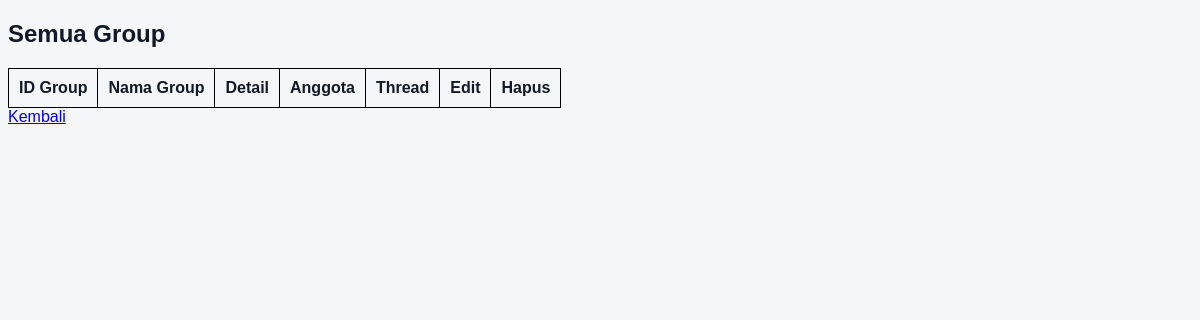
The app's page /kelola_group_dosen.php?username=liliana (signed in), older data.
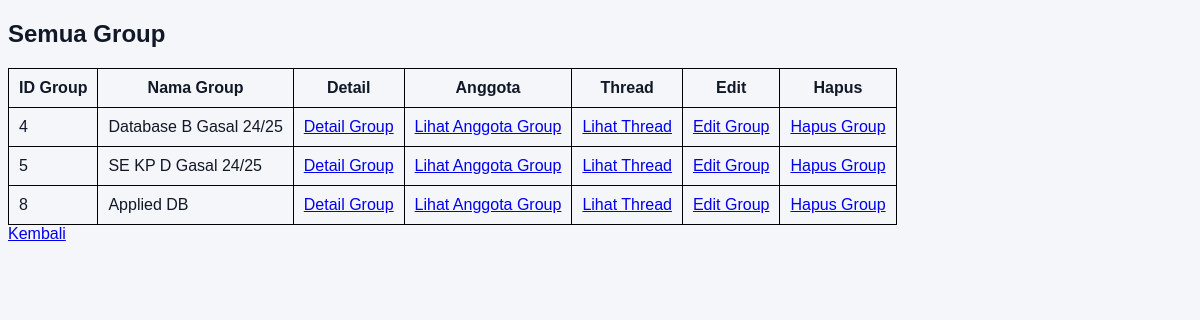
The same page, newer data.
### tables this page shows
CREATE TABLE `member_grup` (
  `idgrup` int(11) NOT NULL,
  `username` varchar(20) NOT NULL,
  PRIMARY KEY (`idgrup`,`username`),
  KEY `fk_grup_has_akun_akun1_idx` (`username`),
  KEY `fk_grup_has_akun_grup1_idx` (`idgrup`),
  CONSTRAINT `fk_grup_has_akun_akun1` FOREIGN KEY (`username`) REFERENCES `akun` (`username`) ON DELETE CASCADE ON UPDATE CASCADE,
  CONSTRAINT `fk_grup_has_akun_grup1` FOREIGN KEY (`idgrup`) REFERENCES `grup` (`idgrup`) ON DELETE CASCADE ON UPDATE CASCADE
);

CREATE TABLE `grup` (
  `idgrup` int(11) NOT NULL AUTO_INCREMENT,
  `username_pembuat` varchar(20) NOT NULL,
  `nama` varchar(45) DEFAULT NULL,
  `deskripsi` varchar(45) DEFAULT NULL,
  `tanggal_pembentukan` datetime DEFAULT NULL,
  `jenis` enum('Privat','Publik') DEFAULT NULL,
  `kode_pendaftaran` varchar(45) DEFAULT NULL,
  PRIMARY KEY (`idgrup`),
  KEY `fk_grup_akun1_idx` (`username_pembuat`),
  CONSTRAINT `fk_grup_akun1` FOREIGN KEY (`username_pembuat`) REFERENCES `akun` (`username`) ON DELETE CASCADE ON UPDATE CASCADE
);

### Class/parent.php (called while the page is built, shortened)
<?php
class orangtua
{
    public function __construct()
    {
        $this->mysqli =
            new mysqli(SERVER_NAME, USER_NAME, PASSWORD, DB_NAME);
    }
}

### Class/group.php (called while the page is built, shortened)
<?php
require_once("parent.php");
class group extends orangtua
{
    public function getGroupByMember(string $username)
    {
        $sql = "SELECT *
            FROM grup g
            INNER JOIN member_grup m ON g.idgrup = m.idgrup
            WHERE m.username = ?";
        $stmt = $this->mysqli->prepare($sql);
        $stmt->bind_param("s", $username);
        $stmt->execute();
        $res = $stmt->get_result();
        return $res;
    }
}

### kelola_group_dosen.php (the view, shortened to what this page needs)
<!DOCTYPE html>
<html lang="en">
<head>
    <link rel="stylesheet" href="theme.css">
</head>
<body>
    <h2>Semua Group</h2>
    <?php
    require_once("Class/group.php");
    $group = new group();
    $dataGroup = $group->getGroupByMember($_SESSION['username']);
    if ($dataGroup) {
        echo "<table>
                <tr>
                    <th>ID Group</th>
                    <th>Nama Group</th>
                    <th>Detail</th>
                    <th>Anggota</th>
                    <th>Thread</th>
                    <th>Edit</th>
                    <th>Hapus</th>
                </tr>";
        while ($row = $dataGroup->fetch_assoc()) {
            echo "<tr>";
            echo "<td>" . $row['idgrup'] . "</td>";
            echo "<td>" . $row['nama'] . "</td>";
            echo "<td><a href='detail_group_dosen.php?idgrup=" . $row['idgrup'] . "&username=" . $_SESSION['username'] . "'>Detail Group</a></td>";
            echo "<td><a href='anggota_group_dosen.php?idgrup=" .  $row['idgrup'] . "'>Lihat Anggota Group</a></td>";
            echo "<td><a href='lihat_thread.php?idgrup=" .  $row['idgrup'] . "'>Lihat Thread</a></td>";
            echo "<td><a href='edit_group.php?idgrup=" .  $row['idgrup'] . "'>Edit Group</a></td>";
            echo "<td><a href='hapus_group.php?idgrup=" .  $row['idgrup'] . "'>Hapus Group</a></td>";
            echo "</tr>";
        }
        echo "</table>";
    } else {
        echo "<p>Anda belum memiliki grup.</p>";
    }
    ?>
    <a href="home_dosen.php">Kembali</a>
</body>
</html>

Row changes from the older to the newer data that the page shows:
added member_grup: idgrup "4", idgrup.nama "Database B Gasal 24/25"
added member_grup: idgrup "5", idgrup.nama "SE KP D Gasal 24/25"
added member_grup: idgrup "8", idgrup.nama "Applied DB"
